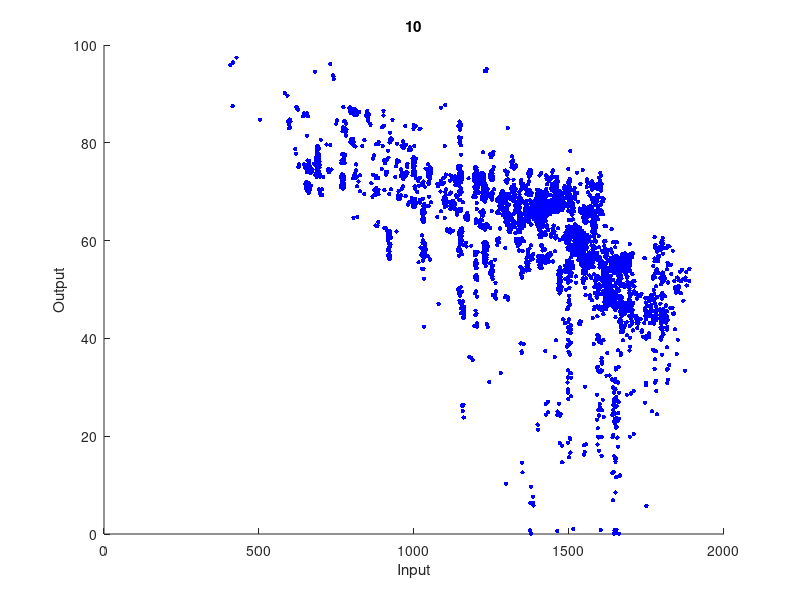
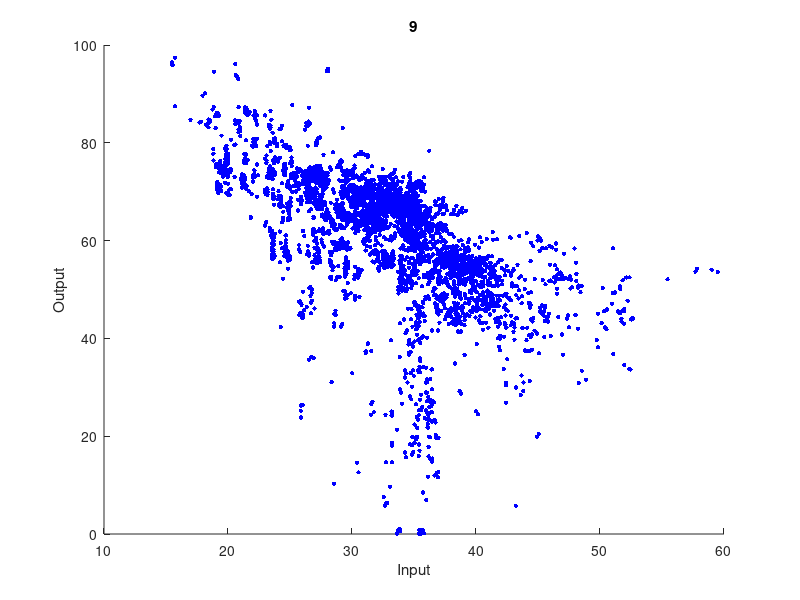
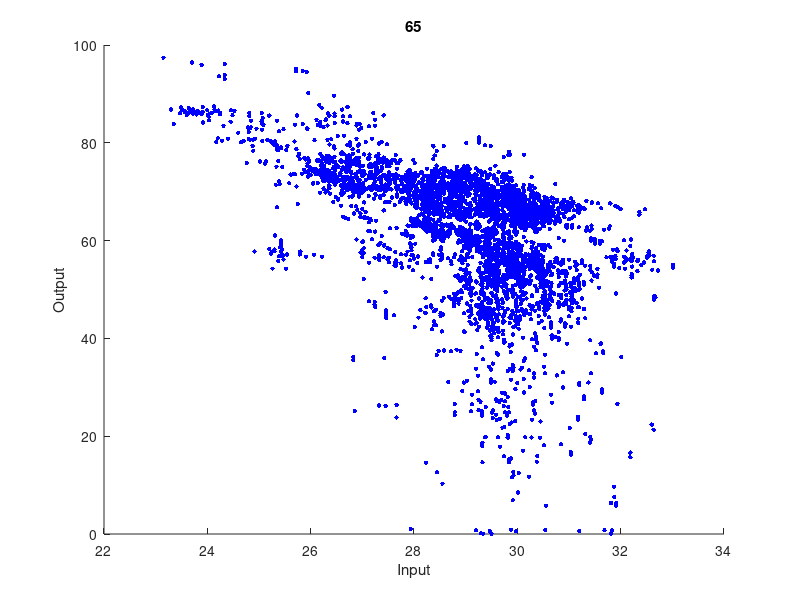
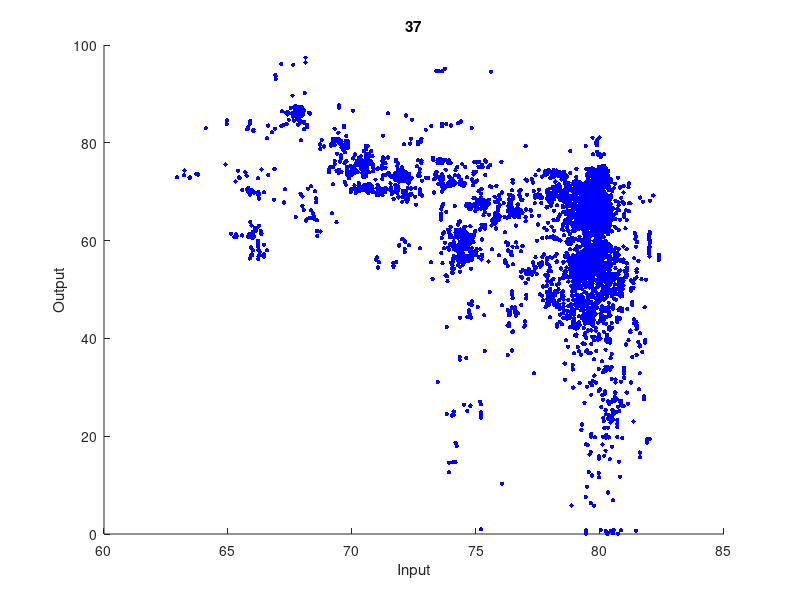

MATLAB code for these plots, in order:
load ChemTrainNew.mat;

for i=1:65,

    CovXY = corrcoef(XtrainDS(:,i),YtrainDS(:,1));
    Cov_XY(i,2) = CovXY(1,2);
    Cov_XY(i,1) = i;
    
end

[Corr_XY_rank index] = sortrows(abs(Cov_XY(:,2)),1);
Corr_XY_rank(:,2)=Corr_XY_rank;
Corr_XY_rank(:,1)=index;


for j=1:10
    n=index(66-j);
    figure, scatter(XtrainDS(:,n),YtrainDS,10,[0 0 5],'b','filled');
    title(n);
    xlabel('Input');
    ylabel('Output');
end
